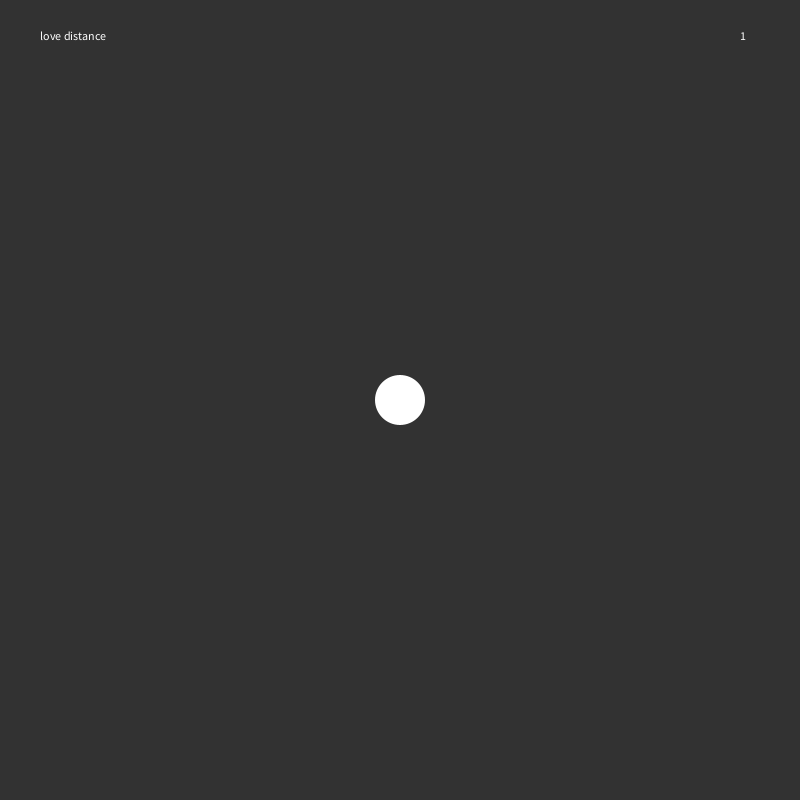
Frame 1 (no input)
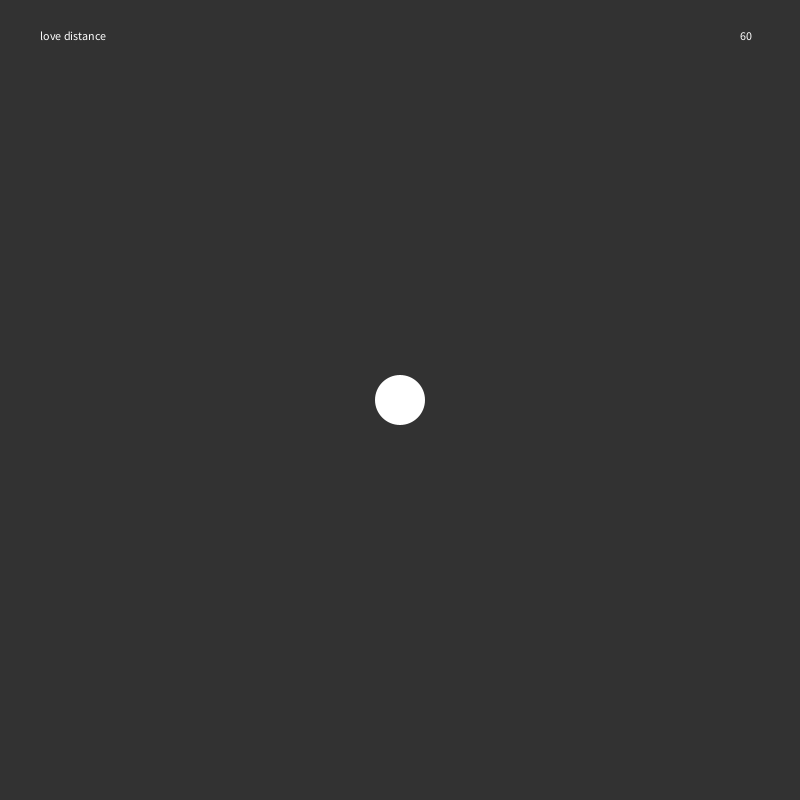
Frame 60 (the mouse pressed at the canvas centre just before this capture)
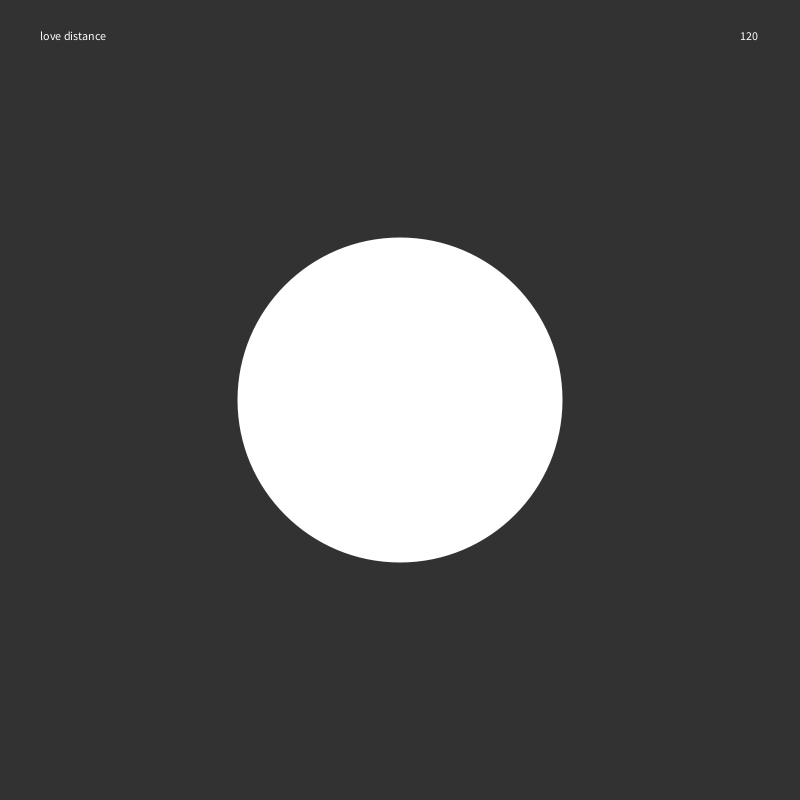
Frame 120 (the mouse held since frame 60 and released just before this capture)

The Processing sketch that drew these frames (run headless with seeded random() and noise(); from frame 60 on, the mouse is pressed at the canvas centre):

// Processing sketch: sketch_201207a
// ── sketch_201207a.pde
String word = "love distance";
void setup(){
  size(800,800);
}

void draw(){
  background(50);
  fill(255);
  noStroke();
  text(word,40,40);
  text(frameCount,740,40);
  float circleSize = map(mouseX,0,width,50,600);
  ellipse(width/2,height/2,circleSize,circleSize);
}
